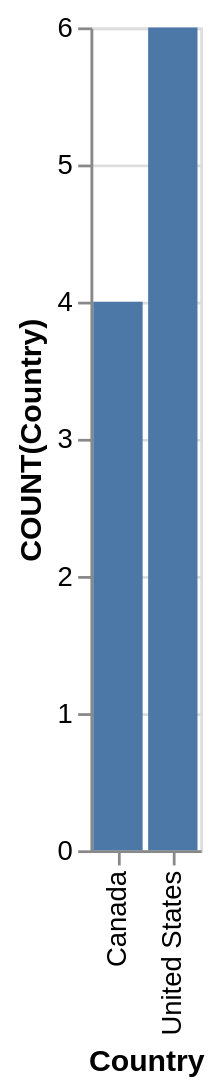

Specify this chart in Vega-Lite:
### Vega-Lite specification from a JSON file in a GitHub repository (floating-point values rounded to 4 significant figures)
{"data": {"values": [{"x_data": "Canada", "y_data": 4}, {"x_data": "United States", "y_data": 6}]}, "mark": "bar", "encoding": {"x": {"field": "x_data", "type": "nominal", "title": "Country", "sort": "ascending"}, "y": {"field": "y_data", "type": "quantitative", "title": "COUNT(Country)"}}}
